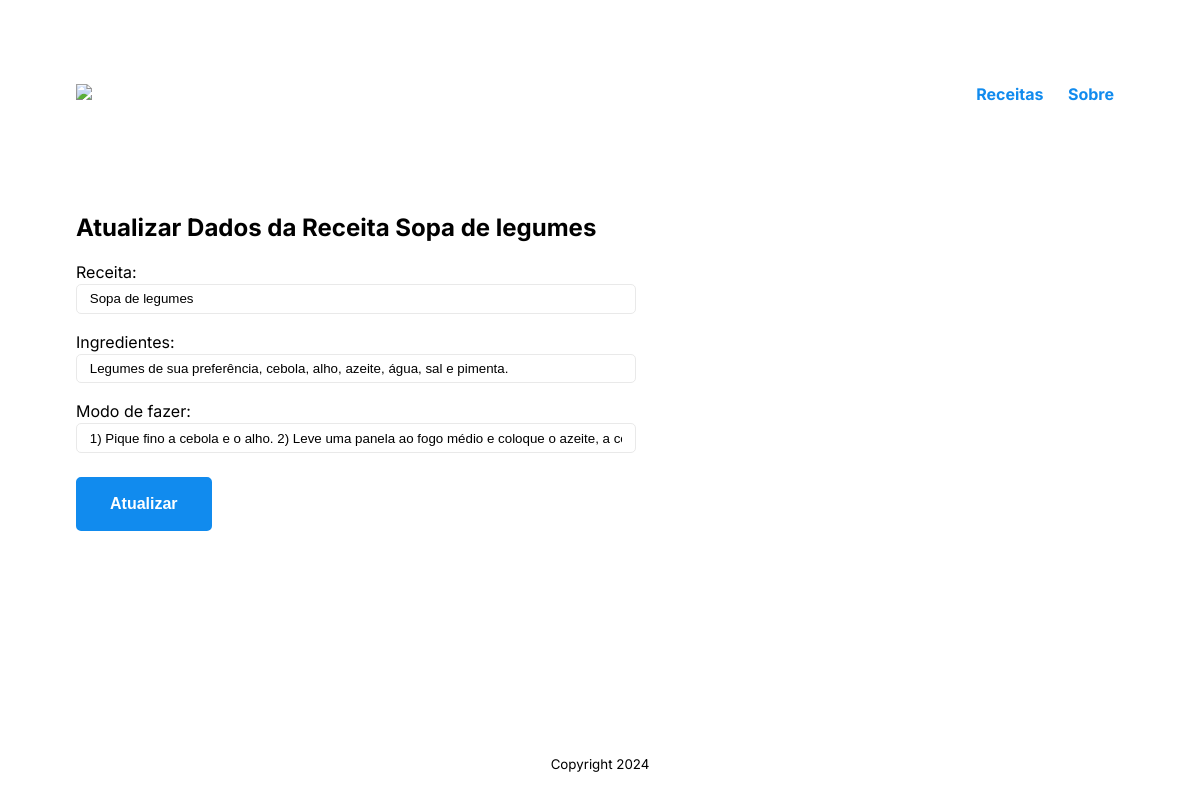
The app's page /posts/update/4/, older data.
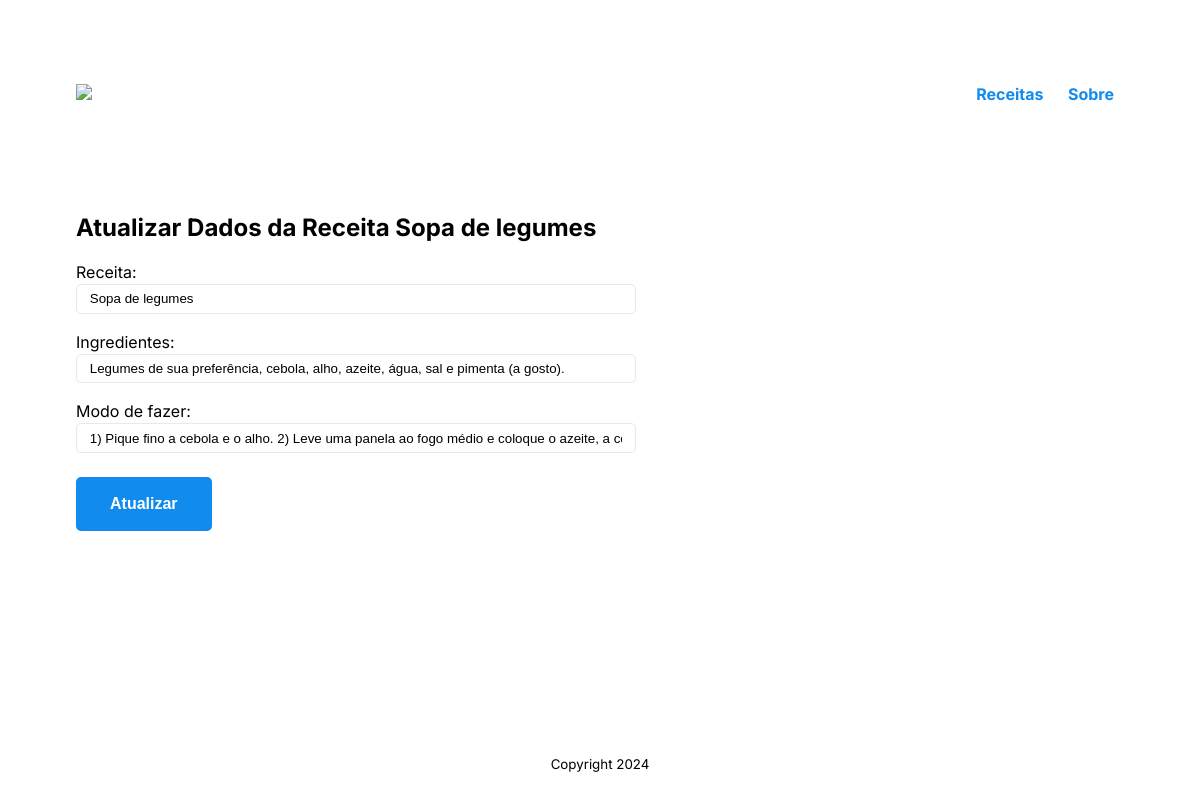
The same page, newer data.
### posts/models.py (models this page shows, shortened)
class Receita(models.Model):
    title = models.CharField(max_length=200)
    ingred = models.TextField(max_length=500, default='erro')
    mdf = models.TextField(max_length=1000, default = 'erro')
    created_at = models.DateTimeField(auto_now_add=True)
    updated_at = models.DateTimeField(auto_now=True)

### posts/views.py (the view)
# urls.py: path('update/<int:post_id>/', views.update_post, name='update'),
def update_post(request, post_id):
    post = get_object_or_404(Receita, pk=post_id)
    if request.method == "POST":
        post.title = request.POST['title']
        post.ingred = request.POST['ingred']
        post.mdf = request.POST['mdf']
        post.save()
        return HttpResponseRedirect(reverse("posts:detail", args=(post.id, )))
    context = {'post': post}
    return render(request, 'posts/update.html', context)

### posts/templates/posts/update.html (shortened to what this page needs)
{% extends 'base.html' %}
{% block content %}
<h2>Atualizar Dados da Receita {{ post.title }} </h2>
<form method="POST" action="{% url 'posts:update' post.id %}">
    <p>
        <label for="id_title">Receita:</label>
        <input type="text" name="title" id="id_title" value="{{ post.title }}" />
    </p>
    <p>
        <label for=" id_ingred">Ingredientes:</label>
        <input type="text" name="ingred" id="id_ingred" value="{{ post.ingred }}" />
    </p>
    <p>
        <label for=" id_mdf">Modo de fazer:</label>
        <input type="text" name="mdf" id="id_mdf" value="{{ post.mdf }}" />
    </p>
    <button type="submit">Atualizar </button>
    </form>
{% endblock content %}

Row changes from the older to the newer data that the page shows:
changed Receita "Sopa de legumes": ingred "Legumes de sua preferência, cebola, alho, azeite, água, sal e pimenta." → "Legumes de sua preferência, cebola, alho, azeite, água, sal e pimenta (a gosto)."
